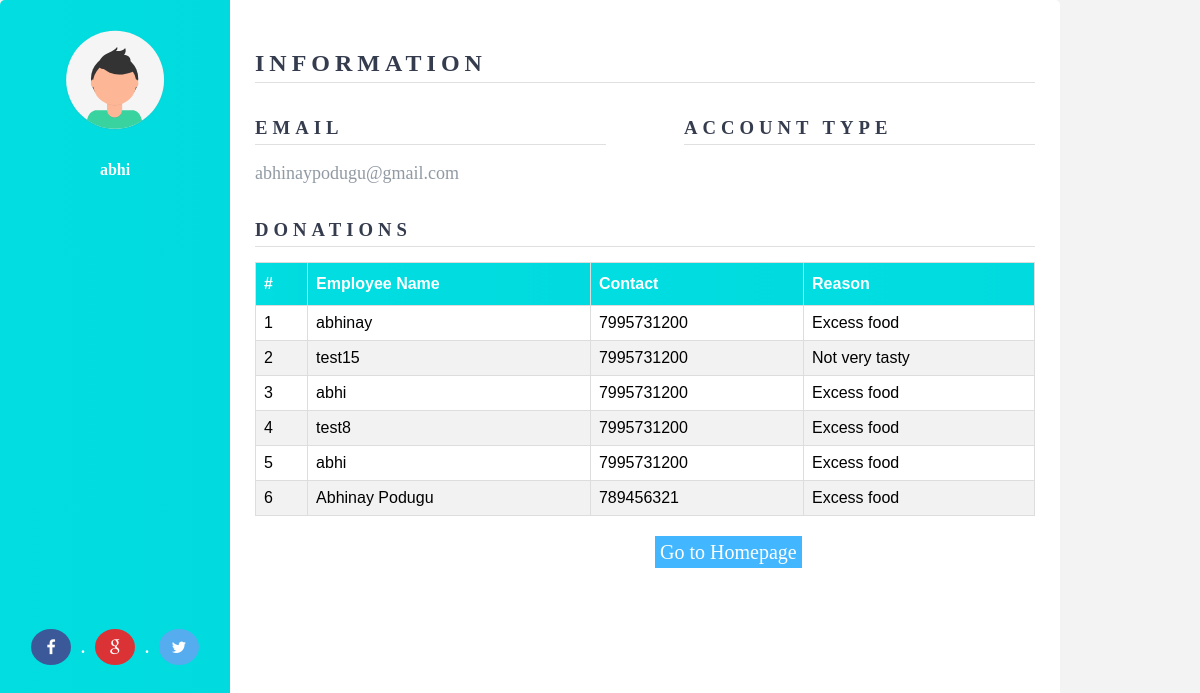
The app's page /profile (signed in) with its own data.
### Webapp/models.py (models this page shows, shortened)
class FoodDonationModel(models.Model):
    name_fd = models.CharField(max_length=256)
    phone_fd = models.IntegerField()
    Location_fd = models.TextField()
    Amount_fd = models.IntegerField()
    FoodType_fd = models.CharField(max_length=256)
    Reason_fd = models.CharField(max_length=256)
    user_name = models.ForeignKey(
        settings.AUTH_USER_MODEL, on_delete=models.CASCADE, null=True)

### Webapp/views.py (the view)
# urls.py: path('profile', views.profile, name='profile'),
def profile(request):
    items = FoodDonationModel.objects.filter(user_name=request.user)
    return render(request, 'Webapp/zero-hunger/profile.html', {'items': items})

### templates/Webapp/zero-hunger/profile.html (shortened to what this page needs)
{% load static %}
<html lang="en">
  <head>
    <link rel="stylesheet" type="text/css" href='{% static "assets/css/profile.css" %}'>
    <link rel='stylesheet' href='{% static "assets/css/font-awesome.min.css" %}' />
    <link rel='stylesheet' href='{% static "assets/css/bootstrap-iso-min.css"%}'>
  </head>
  <body>
    <div class="wrapper wrap fluid">
      <div class="left">
        <img src='{% static "assets/img/avatar.svg" %}' alt="" width="100">
        <h4> {{ user.username }} </h4>
        <div class="social_media">
          <a href="#" class="fa fa-facebook"></a>
          <a> <strong>.</strong> </a>
          <a href="#" class="fa fa-google"></a>
          <a> <strong>.</strong> </a>
          <a href="#" class="fa fa-twitter"></a>
        </div>
      </div>
      <div class="right">
        <div class="info">
          <h2>Information</h2>
          <div class="info_data">
            <div class="data">
              <h3>Email</h3>
              <p style="font-size: 18px;">{{ user.email }} </p>
            </div>
            <div class="data">
              <h3>Account Type</h3>
            </div>
          </div>
        </div>
        <div class="projects bootstrap-iso-min">
          <h3>Donations</h3>
          <table id="table_donation" class="table table-striped">
            {% if items %}
            <thead>
              <tr>
                <th scope="col">#</th>
                <th scope="col">Employee Name</th>
                <th scope="col">Contact</th>
                <th scope="col">Reason</th>
              </tr>
            </thead>
            {% else %}
            <p>You have no donation history to show</p>
            {% endif %}
            <tbody>
              {% if items %}
              {% for item in items %}
              <tr>
                <td>{{item.pk }} </td>
                <td> {{item.name_fd }} </td>
                <td>{{item.phone_fd }} </td>
                <td>{{item.Reason_fd }} </td>
              </tr>
              {% endfor %}
              {% endif %}
            </tbody>
          </table>
        </div>
        <div>
          <a id="home" href=" {% url 'Webapp' %} ">Go to Homepage</a>
        </div>
      </div>
    </div>
  </body>
</html>

### static/assets/css/profile.css (style rules this page uses)
body { background-color: #f3f3f3; }
.wrapper { position: absolute; width: 100%; height: 100%; top: 50%; left: 50%; transform: translate(-50%,-50%); display: flex; box-shadow: 0 1px 20px 0 rgba(69,90,100,.08); }
.wrapper .left { width: 15%; padding: 30px 25px; background: linear-gradient(to right,#01dde0,#01dbdf); border-top-left-radius: 5px; border-bottom-left-radius: 5px; text-align: center; color: #fff; }
.wrapper .left img { border-radius: 5px; margin-bottom: 10px; }
.wrapper .left h4 { margin-bottom: 10px; }
.wrapper .right { width: 65%; background: #fff; padding: 30px 25px; border-top-right-radius: 5px; border-bottom-right-radius: 5px; }
.wrapper .right .info, .wrapper .right .projects { margin-bottom: 25px; }
.wrapper .right .info h3, h2, .wrapper .right .projects h3 { margin-bottom: 15px; padding-bottom: 5px; border-bottom: 1px solid #e0e0e0; color: #353c4e; text-transform: uppercase; letter-spacing: 5px; }
.wrapper .right .info_data, .wrapper .right .projects_data { display: flex; justify-content: space-between; }
.wrapper .right .info_data .data, .wrapper .right .projects_data .data { width: 45%; }
.wrapper .right .info_data .data p, .wrapper .right .projects_data .data p { font-size: 13px; margin-bottom: 10px; color: #919aa3; }
.fa { padding: 10px; font-size: 16px; width: 20px; height: auto; text-align: center; text-decoration: none; border-radius: 50%; margin-left: 6px; margin-right: 6px; margin-bottom: 6px; }
.fa-facebook { background: #3B5998; color: white; }
.fa-twitter { background: #55ACEE; color: white; }
.fa-google { background: #db3236; color: white; }
.social_media { margin-top: 450px; }
#table_donation { font-family: Arial, Helvetica, sans-serif; border-collapse: collapse; width: 100%; }
#table_donation td, #table_donation th { border: 1px solid #ddd; padding: 8px; }
#table_donation tr:nth-child(even) { background-color: #f2f2f2; }
#table_donation th { padding-top: 12px; padding-bottom: 12px; text-align: left; background: linear-gradient(to right,#01dde0,#01dbdf); color: white; }

### templates/Webapp/zero-hunger/profile.html (style rules this page uses)
#home { color: white; text-decoration: none; padding: 5px; margin-left: 400px; font-size: 20px; background-color: rgb(66, 183, 255); ; }

### records on screen
FoodDonationModel: pk "1", name_fd "abhinay", phone_fd "7995731200", Reason_fd "Excess food"
FoodDonationModel: pk "2", name_fd "test15", phone_fd "7995731200", Reason_fd "Not very tasty"
FoodDonationModel: pk "3", name_fd "abhi", phone_fd "7995731200", Reason_fd "Excess food"
FoodDonationModel: pk "4", name_fd "test8", phone_fd "7995731200", Reason_fd "Excess food"
FoodDonationModel: pk "5", name_fd "abhi", phone_fd "7995731200", Reason_fd "Excess food"
FoodDonationModel: pk "6", name_fd "Abhinay Podugu", phone_fd "789456321", Reason_fd "Excess food"

### other values on screen
{{ user.username }} "abhi"
{{ user.email }} "abhinaypodugu@gmail.com"
